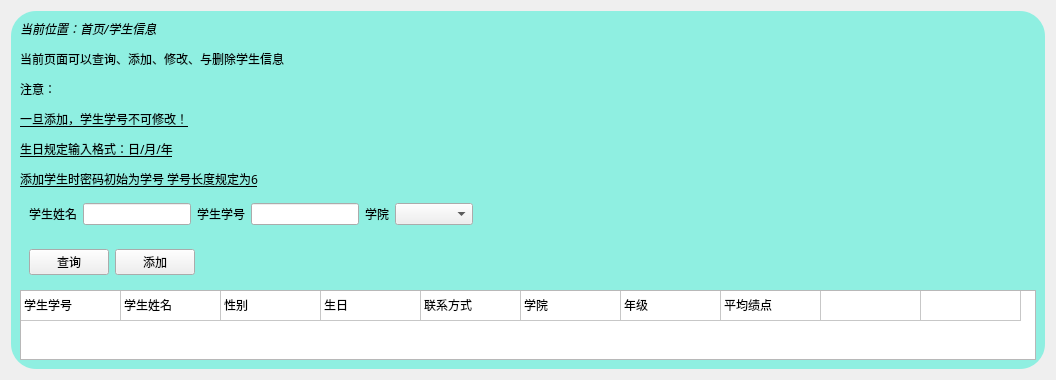
     <widget class="QWidget" name="AStudentInfoP">
      <layout class="QGridLayout" name="gridLayout_2">
       <item row="1" column="0" alignment="Qt::AlignHCenter">
        <widget class="QWidget" name="widget_7" native="true">
         <property name="styleSheet">
          <string notr="true">#widget_7{

	background-color: rgba(104, 240, 220,180);
border-radius:25px;
}</string>
         </property>
         <layout class="QVBoxLayout" name="verticalLayout_3">
          <item>
           <widget class="QLabel" name="label_29">
            <property name="font">
             <font>
              <family>宋体</family>
              <pointsize>14</pointsize>
             </font>
            </property>
            <property name="text">
             <string>&lt;html&gt;&lt;head/&gt;&lt;body&gt;&lt;p&gt;&lt;span style=&quot; font-size:9pt; font-style:italic;&quot;&gt;当前位置：首页/学生信息&lt;/span&gt;&lt;/p&gt;&lt;p&gt;&lt;span style=&quot; font-size:9pt;&quot;&gt;当前页面可以查询、添加、修改、与删除学生信息&lt;/span&gt;&lt;/p&gt;&lt;p&gt;&lt;span style=&quot; font-size:9pt;&quot;&gt;注意：&lt;/span&gt;&lt;/p&gt;&lt;p&gt;&lt;span style=&quot; font-size:9pt; text-decoration: underline;&quot;&gt;一旦添加，学生学号不可修改！&lt;/span&gt;&lt;/p&gt;&lt;p&gt;&lt;span style=&quot; font-size:9pt; text-decoration: underline;&quot;&gt;生日规定输入格式：日/月/年&lt;/span&gt;&lt;/p&gt;&lt;p&gt;&lt;span style=&quot; font-size:9pt; text-decoration: underline;&quot;&gt;添加学生时密码初始为学号  学号长度规定为6&lt;/span&gt;&lt;/p&gt;&lt;/body&gt;&lt;/html&gt;</string>
            </property>
           </widget>
          </item>
          <item alignment="Qt::AlignLeft">
           <widget class="QWidget" name="widget_10" native="true">
            <layout class="QHBoxLayout" name="horizontalLayout_7">
             <item>
              <widget class="QLabel" name="label_8">
               <property name="text">
                <string>学生姓名</string>
               </property>
              </widget>
             </item>
             <item>
              <widget class="QLineEdit" name="lineEdit_5"/>
             </item>
             <item>
              <widget class="QLabel" name="label_9">
               <property name="text">
                <string>学生学号</string>
               </property>
              </widget>
             </item>
             <item>
              <widget class="QLineEdit" name="lineEdit_6"/>
             </item>
             <item>
              <widget class="QLabel" name="label">
               <property name="text">
                <string>学院</string>
               </property>
              </widget>
             </item>
             <item>
              <widget class="QComboBox" name="comboBox">
               <item>
                <property name="text">
                 <string/>
                </property>
               </item>
               <item>
                <property name="text">
                 <string>格兰芬多</string>
                </property>
               </item>
               <item>
                <property name="text">
                 <string>赫奇帕奇</string>
                </property>
               </item>
               <item>
                <property name="text">
                 <string>拉文克劳</string>
                </property>
               </item>
               <item>
                <property name="text">
                 <string>斯莱特林</string>
                </property>
               </item>
              </widget>
             </item>
            </layout>
           </widget>
          </item>
          <item alignment="Qt::AlignLeft">
           <widget class="QWidget" name="widget_11" native="true">
            <layout class="QHBoxLayout" name="horizontalLayout_8">
             <item>
              <widget class="QPushButton" name="pushButton_6">
               <property name="text">
                <string>查询</string>
               </property>
              </widget>
             </item>
             <item>
              <widget class="QPushButton" name="add_pushButton">
               <property name="text">
                <string>添加</string>
               </property>
              </widget>
             </item>
            </layout>
           </widget>
          </item>
          <item alignment="Qt::AlignLeft">
           <widget class="QTableWidget" name="AStudenttableWidget">
            <property name="sizeAdjustPolicy">
             <enum>QAbstractScrollArea::AdjustToContents</enum>
            </property>
            <property name="editTriggers">
             <set>QAbstractItemView::NoEditTriggers</set>
            </property>
            <attribute name="horizontalHeaderVisible">
             <bool>false</bool>
            </attribute>
            <attribute name="verticalHeaderVisible">
             <bool>false</bool>
            </attribute>
            <row>
             <property name="text">
              <string>新建行</string>
             </property>
            </row>
            <column>
             <property name="text">
              <string>学生学号</string>
             </property>
            </column>
            <column>
             <property name="text">
              <string>学生姓名</string>
             </property>
            </column>
            <column>
             <property name="text">
              <string>性别</string>
             </property>
            </column>
            <column>
             <property name="text">
              <string>生日</string>
             </property>
            </column>
            <column>
             <property name="text">
              <string>联系方式</string>
             </property>
            </column>
            <column>
             <property name="text">
              <string>学院</string>
             </property>
            </column>
            <column>
             <property name="text">
              <string>年级</string>
             </property>
            </column>
            <column>
             <property name="text">
              <string>录入成绩</string>
             </property>
            </column>
            <column>
             <property name="text">
              <string>修改</string>
             </property>
            </column>
            <column>
             <property name="text">
              <string>删除</string>
             </property>
            </column>
            <item row="0" column="0">
             <property name="text">
              <string>学生学号</string>
             </property>
            </item>
            <item row="0" column="1">
             <property name="text">
              <string>学生姓名</string>
             </property>
            </item>
            <item row="0" column="2">
             <property name="text">
              <string>性别</string>
             </property>
            </item>
            <item row="0" column="3">
             <property name="text">
              <string>生日</string>
             </property>
            </item>
            <item row="0" column="4">
             <property name="text">
              <string>联系方式</string>
             </property>
            </item>
            <item row="0" column="5">
             <property name="text">
              <string>学院</string>
             </property>
            </item>
            <item row="0" column="6">
             <property name="text">
              <string>年级</string>
             </property>
            </item>
            <item row="0" column="7">
             <property name="text">
              <string>平均绩点</string>
             </property>
            </item>
           </widget>
          </item>
         </layout>
        </widget>
       </item>
      </layout>
     </widget>
